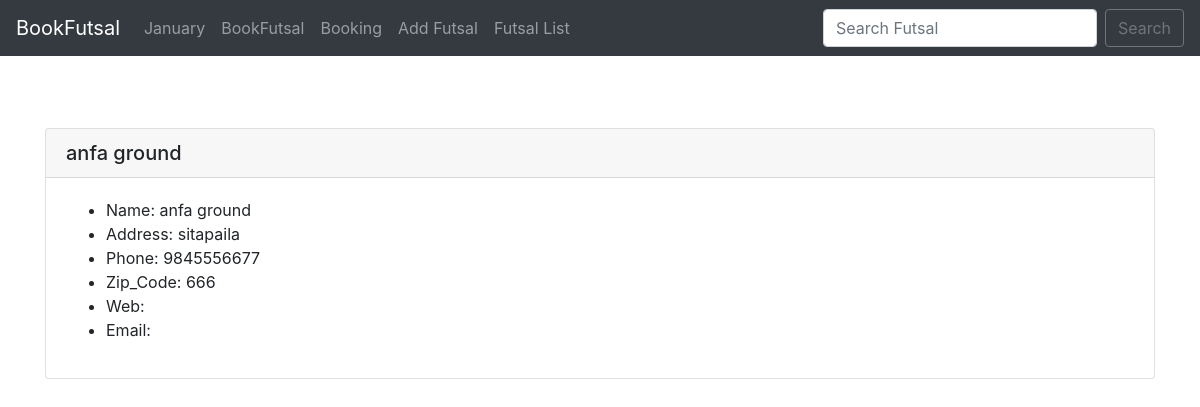
The page /futsal_show/1/ on the database its author committed.
### futsal_name/models.py (models this page shows)
class Futsal(models.Model):
    name = models.CharField(max_length=250)
    address = models.CharField(max_length=200)
    web = models.URLField(blank=True)
    email_address = models.EmailField(blank=True)
    zip_code = models.CharField(max_length=10)
    phone = models.CharField( max_length=10)
    def __str__(self):
        return self.name

### futsal_name/views.py (the view)
# urls.py: path('futsal_show/<futsal_id>/', views.futsals_show, name='futsals_show'),
def futsals_show(request, futsal_id):
    futsal = Futsal.objects.get(pk=futsal_id)
    return render(request, 'futsal_name/futsal_show.html', {"futsal":futsal,})

### futsal_name/templates/futsal_name/futsal_show.html (shortened to what this page needs)
{% extends 'futsal_name/core.html' %}
{% block content %}
<br>
<br>
<br>
<div class="card">
    <h5 class="card-header">{{futsal}}</h5>
    <div class="card-body">
        <ul>
            <li>Name: {{futsal.name}}</li>
            <li>Address:    {{futsal.address}}</li>
            <li>Phone:  {{futsal.phone}}</li>
            <li>Zip_Code: {{futsal.zip_code}}</li>
            <li>Web:  <a href="{{futsal.web}}">{{futsal.web}}</a></li>
            <li>Email: {{futsal.email_address}}</li>
</div>
</div>
<br>
{% endblock content %}

### rows shown on the page
Futsal: name "anfa ground", address "sitapaila", phone "9845556677", zip_code "666"
